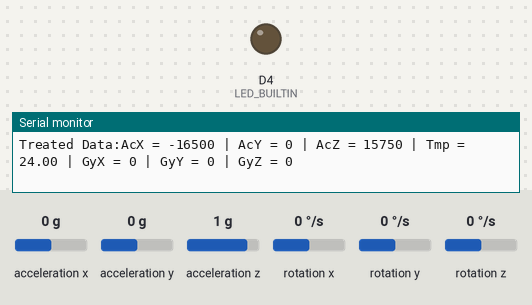
Bench run of a sketch on a simulated ESP8266 (NodeMCU). On the bench: output pins drawn as LEDs (lit = HIGH, except the on-board LED, lit = LOW), the last lines printed to the serial monitor. Wiring (inferred from the names in the program): MPU-6050 motion sensor at I2C address 0x68. Inputs (shaded band) come from the test bench; at power-on: acceleration x 0 g, acceleration y 0 g, acceleration z 1 g, rotation x 0 °/s, rotation y 0 °/s, rotation z 0 °/s. WiFi joins after 1.5 s; servers stay silent unless stated; no MQTT or app messages arrive unless stated.

Above: at 2.6 s.
At 4.6 s:
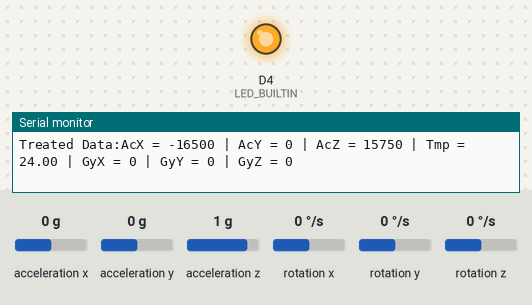
Timing chart, 0 to 6.9 s (numbered marks = the images above):
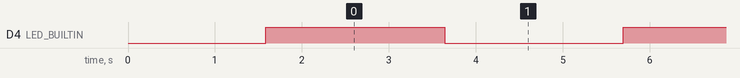

Measured:
- by itself, D4 (LED_BUILTIN): alternates HIGH for 2.1 s and LOW for 2.1 s

The sketch:

LeitorGiroscopioModificado.ino
```cpp
//Programa: Acelerometro com ESP8266 NodeMCU
#include <ESP8266WiFi.h>  // biblioteca para usar as funções de Wifi do módulo ESP8266
#include <Wire.h>         // biblioteca de comunicação I2C
#include <ArduinoJson.h>  // biblioteca JSON para sistemas embarcados
#include "Adafruit_MQTT.h"
#include "Adafruit_MQTT_Client.h"

/*
 * Definições de alguns endereços mais comuns do MPU6050
 * os registros podem ser facilmente encontrados no mapa de registros do MPU6050
 */
const int MPU_ADDR =      0x68; // definição do endereço do sensor MPU6050 (0x68)
const int WHO_AM_I =      0x75; // registro de identificação do dispositivo
const int PWR_MGMT_1 =    0x6B; // registro de configuração do gerenciamento de energia
const int GYRO_CONFIG =   0x1B; // registro de configuração do giroscópio
const int ACCEL_CONFIG =  0x1C; // registro de configuração do acelerômetro
const int ACCEL_XOUT =    0x3B; // registro de leitura do eixo X do acelerômetro

const int sda_pin = D5; // definição do pino I2C SDA
const int scl_pin = D6; // definição do pino I2C SCL

bool led_state = false;

// variáveis para armazenar os dados "crus" do acelerômetro
int16_t AcX, AcY, AcZ, Tmp, GyX, GyY, GyZ;

// variaveis para tratar dos dados "tratados" do acelerometro
int16_t TAcX, TAcY, TAcZ, TTmp, TGyX, TGyY, TGyZ;

//Constantes de correcao do sensor
int16_t CAcX = 16500;
int16_t CAcY = -80;
int16_t CAcZ = 450;
int16_t CGyX = -245;
int16_t CGyY = 140;
int16_t CGyZ = -220;

// Definições da rede Wifi
const char* SSID = "Moto G (4) 5173";
const char* PASSWORD = "NathyHarumi";

//Adafruit IO
#define AIO_SERVER       "io.adafruit.com"
#define AIO_SERVERPORT   1883
#define AIO_USERNAME     "giovaninppc"
#define AIO_KEY          "1e3da17e285b4e389be5e571e5ea9c7b"

WiFiClient client;
Adafruit_MQTT_Client mqtt(&client, AIO_SERVER, AIO_SERVERPORT, AIO_USERNAME, AIO_KEY);
Adafruit_MQTT_Publish SGyX = Adafruit_MQTT_Publish(&mqtt, AIO_USERNAME "/feeds/GyX");
Adafruit_MQTT_Publish SGyY = Adafruit_MQTT_Publish(&mqtt, AIO_USERNAME "/feeds/GyY");
Adafruit_MQTT_Publish SGyZ = Adafruit_MQTT_Publish(&mqtt, AIO_USERNAME "/feeds/GyZ");
Adafruit_MQTT_Publish STemp = Adafruit_MQTT_Publish(&mqtt, AIO_USERNAME "/feeds/Temp");
Adafruit_MQTT_Publish SAcX = Adafruit_MQTT_Publish(&mqtt, AIO_USERNAME "/feeds/AcX");
Adafruit_MQTT_Publish SAcY = Adafruit_MQTT_Publish(&mqtt, AIO_USERNAME "/feeds/AcY");
Adafruit_MQTT_Publish SAcZ = Adafruit_MQTT_Publish(&mqtt, AIO_USERNAME "/feeds/AcZ");
void MQTT_connect();

/* Starting the MCU*/
void setup() {
  pinMode(LED_BUILTIN, OUTPUT);
  Serial.begin(115200);

  Serial.println("\nIniciando configuração WiFi\n");
  initWiFi();

  Serial.println("\nIniciando configuração do MPU6050\n");
  initI2C();
  initMPU();
  checkMPU(MPU_ADDR);

  Serial.println("\nConfiguração finalizada, iniciando loop\n");
}

void loop() {
  MQTT_connect();
  readRawMPU();    // lê os dados do sensor

  /*Sending data to adafruit*/
  calibrateValues();
  publishValues();

  delay(2000);
}

/*Arredonda todos os valores obtidos pelo sensor em multiplos de 250*/
void calibrateValues(){

    TGyX = ((GyX - CGyX)/250)*250;
    TGyY = ((GyY - CGyY)/250)*250;
    TGyZ = ((GyZ - CGyZ)/250)*250;
    TTmp = (Tmp/340.00+36.53);
    TAcX = ((AcX - CAcX)/250)*250;
    TAcY = ((AcY - CAcY)/250)*250;
    TAcZ = ((AcZ - CAcZ)/250)*250;

  Serial.print("Treated Data:");
  Serial.print("AcX = "); Serial.print(TAcX);
  Serial.print(" | AcY = "); Serial.print(TAcY);
  Serial.print(" | AcZ = "); Serial.print(TAcZ);
  Serial.print(" | Tmp = "); Serial.print(Tmp/340.00+36.53);
  Serial.print(" | GyX = "); Serial.print(TGyX);
  Serial.print(" | GyY = "); Serial.print(TGyY);
  Serial.print(" | GyZ = "); Serial.println(TGyZ);
}

/* funcao que pubica os valores no servidor da Adafruit*/
void publishValues(){

  SGyX.publish(TGyX);
  SGyY.publish(TGyY);
  SGyZ.publish(TGyZ);
  STemp.publish(TTmp);
  SAcX.publish(TAcX);
  SAcY.publish(TAcY);
  SAcZ.publish(TAcZ);

}

/*
 * função que configura a I2C com os pinos desejados
 * sda_pin -> D5
 * scl_pin -> D6
 */
void initI2C()
{
  //Serial.println("---inside initI2C");
  Wire.begin(sda_pin, scl_pin);
}

/*
 * função que escreve um dado valor em um dado registro
 */
void writeRegMPU(int reg, int val)      //aceita um registro e um valor como parâmetro
{
  Wire.beginTransmission(MPU_ADDR);     // inicia comunicação com endereço do MPU6050
  Wire.write(reg);                      // envia o registro com o qual se deseja trabalhar
  Wire.write(val);                      // escreve o valor no registro
  Wire.endTransmission(true);           // termina a transmissão
}

/*
 * função que lê de um dado registro
 */
uint8_t readRegMPU(uint8_t reg)        // aceita um registro como parâmetro
{
  uint8_t data;
  Wire.beginTransmission(MPU_ADDR);     // inicia comunicação com endereço do MPU6050
  Wire.write(reg);                      // envia o registro com o qual se deseja trabalhar
  Wire.endTransmission(false);          // termina transmissão mas continua com I2C aberto (envia STOP e START)
  Wire.requestFrom(MPU_ADDR, 1);        // configura para receber 1 byte do registro escolhido acima
  data = Wire.read();                   // lê o byte e guarda em 'data'
  return data;                          //retorna 'data'
}

/*
 * função que procura pelo sensor no endereço 0x68
 */
void findMPU(int mpu_addr)
{
  Wire.beginTransmission(MPU_ADDR);
  int data = Wire.endTransmission(true);

  if(data == 0)
  {
    Serial.print("Dispositivo encontrado no endereço: 0x");
    Serial.println(MPU_ADDR, HEX);
  }
  else
  {
    Serial.println("Dispositivo não encontrado!");
  }
}

/*
 * função que verifica se o sensor responde e se está ativo
 */
void checkMPU(int mpu_addr)
{
  findMPU(MPU_ADDR);

  int data = readRegMPU(WHO_AM_I); // Register 117 – Who Am I - 0x75

  if(data == 104)
  {
    Serial.println("MPU6050 Dispositivo respondeu OK! (104)");

    data = readRegMPU(PWR_MGMT_1); // Register 107 – Power Management 1-0x6B

    if(data == 64) Serial.println("MPU6050 em modo SLEEP! (64)");
    else Serial.println("MPU6050 em modo ACTIVE!");
  }
  else Serial.println("Verifique dispositivo - MPU6050 NÃO disponível!");
}

/*
 * função de inicialização do sensor
 */
void initMPU()
{
  setSleepOff();
  setGyroScale();
  setAccelScale();
}

/*
 *  função para configurar o sleep bit
 */
void setSleepOff()
{
  writeRegMPU(PWR_MGMT_1, 0); // escreve 0 no registro de gerenciamento de energia(0x68), colocando o sensor em o modo ACTIVE
}

/* função para configurar as escalas do giroscópio
   registro da escala do giroscópio: 0x1B[4:3]
   0 é 250°/s

    FS_SEL  Full Scale Range
      0        ± 250 °/s      0b00000000
      1        ± 500 °/s      0b00001000
      2        ± 1000 °/s     0b00010000
      3        ± 2000 °/s     0b00011000
*/
void setGyroScale()
{
  writeRegMPU(GYRO_CONFIG, 2);
}

/* função para configurar as escalas do acelerômetro
   registro da escala do acelerômetro: 0x1C[4:3]
   0 é 250°/s

    AFS_SEL   Full Scale Range
      0           ± 2g            0b00000000
      1           ± 4g            0b00001000
      2           ± 8g            0b00010000
      3           ± 16g           0b00011000
*/
void setAccelScale()
{
  writeRegMPU(ACCEL_CONFIG, 0);
}

/* função que lê os dados 'crus'(raw data) do sensor
   são 14 bytes no total sendo eles 2 bytes para cada eixo e 2 bytes para temperatura:

  0x3B 59 ACCEL_XOUT[15:8]
  0x3C 60 ACCEL_XOUT[7:0]
  0x3D 61 ACCEL_YOUT[15:8]
  0x3E 62 ACCEL_YOUT[7:0]
  0x3F 63 ACCEL_ZOUT[15:8]
  0x40 64 ACCEL_ZOUT[7:0]

  0x41 65 TEMP_OUT[15:8]
  0x42 66 TEMP_OUT[7:0]

  0x43 67 GYRO_XOUT[15:8]
  0x44 68 GYRO_XOUT[7:0]
  0x45 69 GYRO_YOUT[15:8]
  0x46 70 GYRO_YOUT[7:0]
  0x47 71 GYRO_ZOUT[15:8]
  0x48 72 GYRO_ZOUT[7:0]

*/
void readRawMPU()
{
  Wire.beginTransmission(MPU_ADDR);       // inicia comunicação com endereço do MPU6050
  Wire.write(ACCEL_XOUT);                       // envia o registro com o qual se deseja trabalhar, começando com registro 0x3B (ACCEL_XOUT_H)
  Wire.endTransmission(false);            // termina transmissão mas continua com I2C aberto (envia STOP e START)
  Wire.requestFrom(MPU_ADDR, 14);         // configura para receber 14 bytes começando do registro escolhido acima (0x3B)

  AcX = Wire.read() << 8;                 // lê primeiro o byte mais significativo
  AcX |= Wire.read();                     // depois lê o bit menos significativo
  AcY = Wire.read() << 8;
  AcY |= Wire.read();
  AcZ = Wire.read() << 8;
  AcZ |= Wire.read();

  Tmp = Wire.read() << 8;
  Tmp |= Wire.read();

  GyX = Wire.read() << 8;
  GyX |= Wire.read();
  GyY = Wire.read() << 8;
  GyY |= Wire.read();
  GyZ = Wire.read() << 8;
  GyZ |= Wire.read();

  Serial.print("AcX = "); Serial.print(AcX);
  Serial.print(" | AcY = "); Serial.print(AcY);
  Serial.print(" | AcZ = "); Serial.print(AcZ);
  Serial.print(" | Tmp = "); Serial.print(Tmp/340.00+36.53);
  Serial.print(" | GyX = "); Serial.print(GyX);
  Serial.print(" | GyY = "); Serial.print(GyY);
  Serial.print(" | GyZ = "); Serial.println(GyZ);

  led_state = !led_state;
  digitalWrite(LED_BUILTIN, led_state);         // pisca LED do NodeMCU a cada leitura do sensor
  delay(50);
}

/*
 * função que conecta o NodeMCU na rede Wifi
 * SSID e PASSWORD devem ser indicados nas variáveis
 */
void reconnectWiFi()
{
  if(WiFi.status() == WL_CONNECTED)
    return;

  WiFi.begin(SSID, PASSWORD);

  while(WiFi.status() != WL_CONNECTED) {
    delay(100);
    Serial.print(".");
  }

  Serial.println();
  Serial.print("Conectado com sucesso na rede: ");
  Serial.println(SSID);
  Serial.print("IP obtido: ");
  Serial.println(WiFi.localIP());
}

void initWiFi()
{
  delay(10);
  Serial.print("Conectando-se na rede: ");
  Serial.println(SSID);
  Serial.println("Aguarde");

  reconnectWiFi();
}

void MQTT_connect()
{
  int8_t ret;

  if (mqtt.connected())
  {
    return;
  }

  Serial.print("Connecting to MQTT... ");

  uint8_t retries = 3;
  while ((ret = mqtt.connect()) != 0)
  {
       Serial.println(mqtt.connectErrorString(ret));
       Serial.println("Retrying MQTT connection in 5 seconds...");
       mqtt.disconnect();
       delay(5000);
       retries--;
       if (retries == 0)
       {
         while (1);
       }
  }
  Serial.println("MQTT Connected!");
}
```
